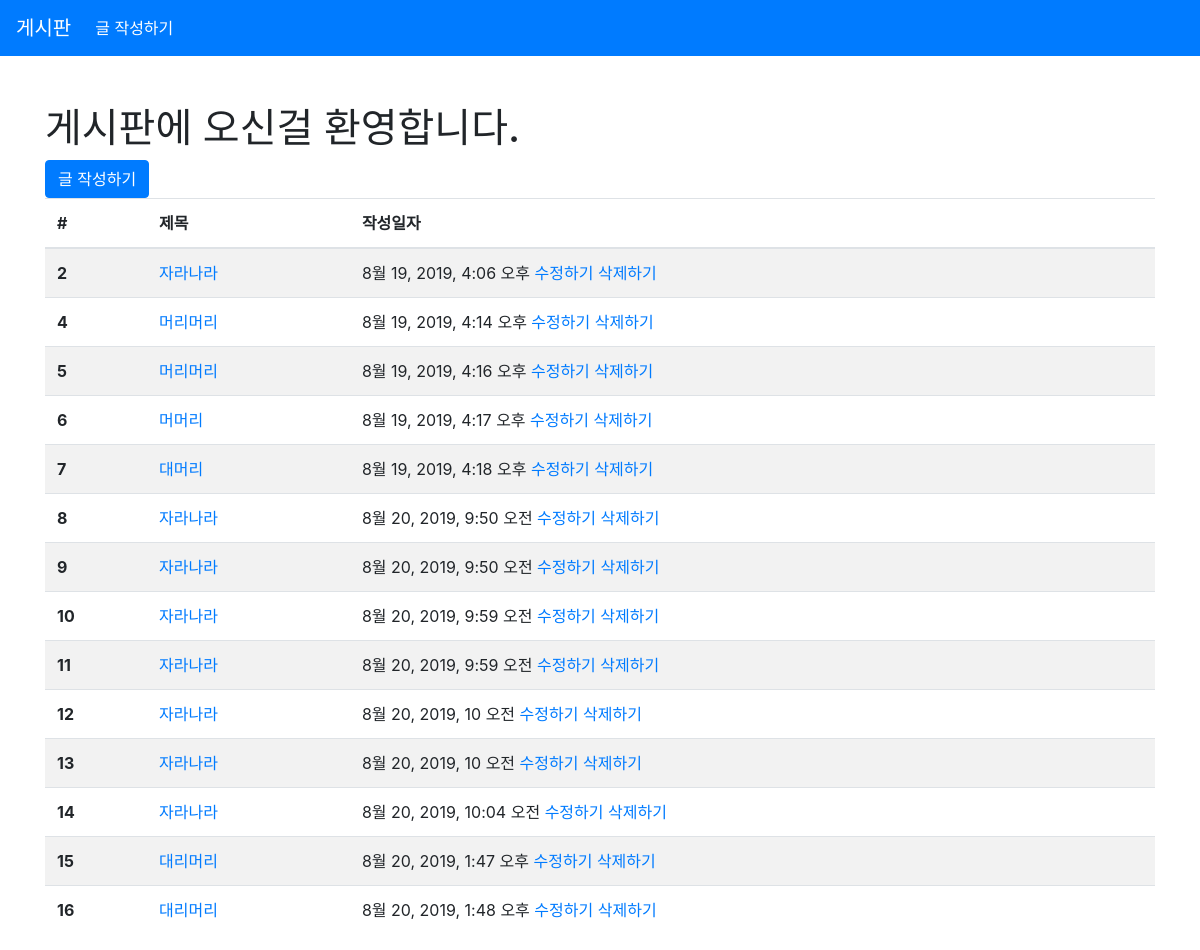
/articles/, run on an earlier commit of the app's database.
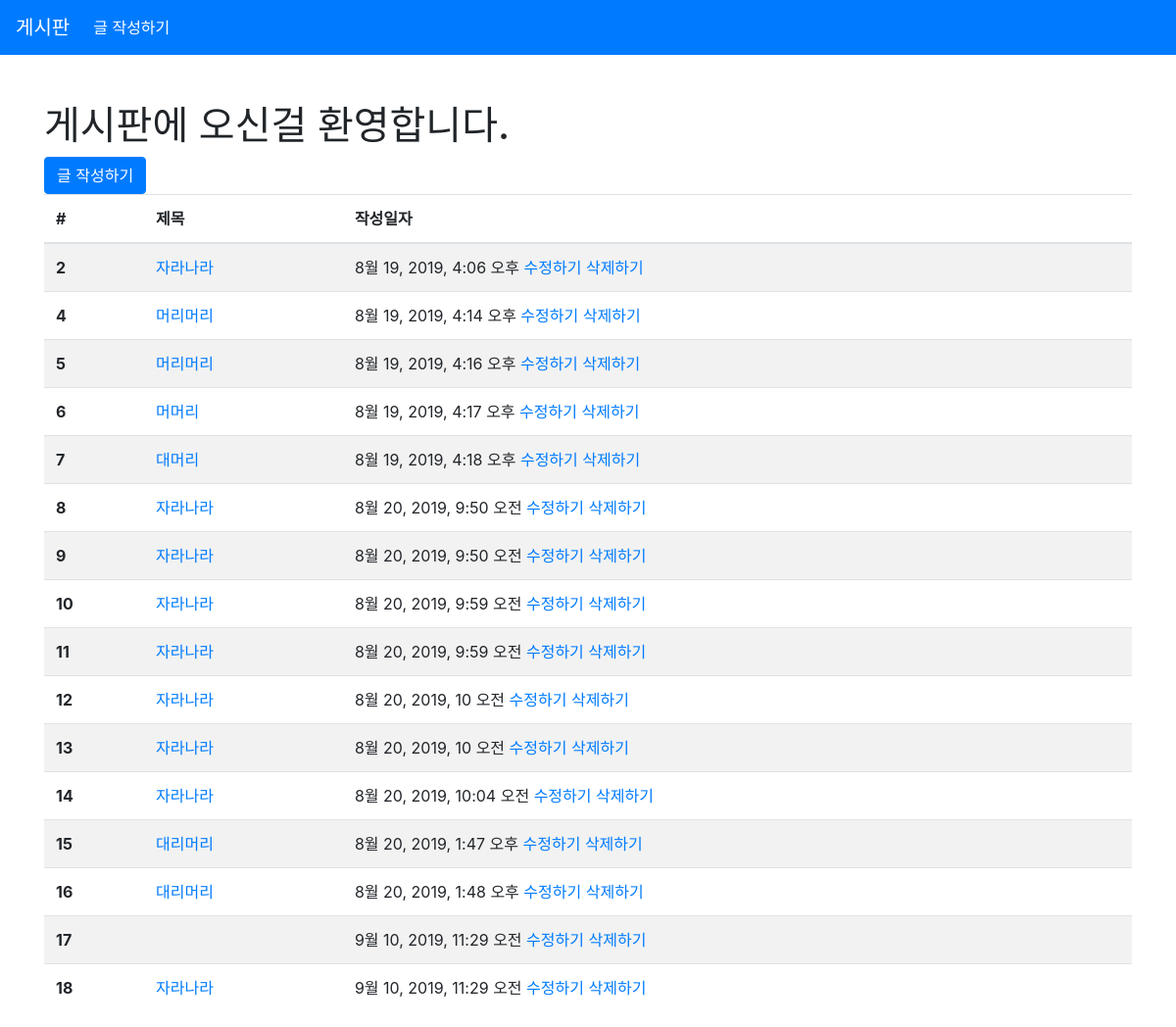
And on a later commit of the database.
### articles/models.py (models this page shows, shortened)
class Article(models.Model):
    title = models.CharField(max_length=10)
    content = models.TextField()
    created_at = models.DateTimeField(auto_now_add=True)
    updated_at = models.DateTimeField(auto_now=True)

### articles/views.py (the view)
# urls.py: path('', views.index, name='index'),
def index(request):
    articles = Article.objects.all()
    context = {
        'articles' : articles
    }
    return render(request, 'articles/index.html', context)

### articles/templates/articles/index.html
{% extends 'articles/base.html' %}
{% block body %}
<h1>게시판에 오신걸 환영합니다.</h1>
<a href="{% url 'articles:new' %}" class="btn btn-primary">글 작성하기</a>
<table class="table table-striped">
  <thead>
    <tr>
      <th scope="col">#</th>
      <th scope="col">제목</th>
      <th scope="col">작성일자</th>
    </tr>
  </thead>
  <tbody>
    {% for article in articles %}
    <tr>
      <th scope="row">{{ article.id }}</th>
      <td><a href="/articles/{{ article.pk }}/">{{ article.title }}</a></td>
      <td>
        {{ article.created_at }}
        <a href="{% url 'articles:edit' article.pk %}">수정하기</a>
        <a href="{% url 'articles:delete' article.pk %}">삭제하기</a>
      </td>
    </tr>
    {% endfor %}
  </tbody>
</table>
{% endblock %}

What changed in the data, as far as the page shows it:
added Article: id "17", created_at "9월 10, 2019, 11:29 오전"
added Article: id "18", title "자라나라", created_at "9월 10, 2019, 11:29 오전"
